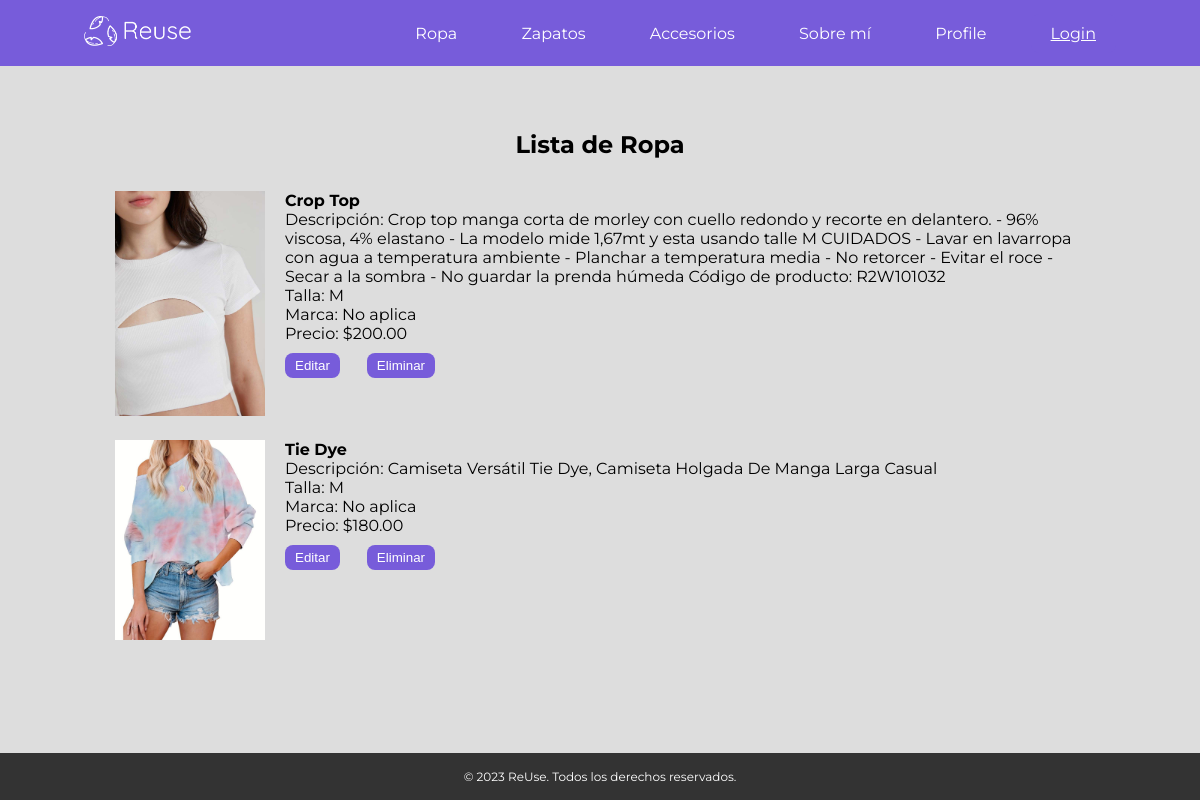
Screenshot of /accounts/lista-ropa/ with the database file from the repository.
### accounts/models.py (models this page shows)
class Ropa(models.Model):
    nombre = models.CharField(max_length=255)
    descripcion = models.TextField()
    talla = models.CharField(max_length=10)
    marca = models.CharField(max_length=100)
    precio = models.DecimalField(max_digits=10, decimal_places=2, default=0.0)
    imagen = models.ImageField(upload_to='media/ropa/')
    usuario = models.ForeignKey(settings.AUTH_USER_MODEL, on_delete=models.CASCADE)

### accounts/views.py (the view)
# urls.py: path('lista-ropa/', views.lista_ropa, name='lista_ropa'),
def lista_ropa(request):
    elementos_ropa = Ropa.objects.all()# pylint: disable=no-member
    return render(request, 'lista_ropa.html', {'ropa': elementos_ropa})

### accounts/templates/lista_ropa.html (shortened to what this page needs)
{% extends 'base.html' %}
{% block content %}
<section class="contenedor">
    <h2>Lista de Ropa</h2>
    <div class="contenedor_listas">
        <ul class="lista">
            {% for ropa in ropa %}
                <li class="item">
                    <div class="div20 imgs">
                        <img src="{{ ropa.imagen.url }}" alt="{{ ropa.nombre }}" width="100">
                    </div>
                    <div class="div80 informacion">
                        <strong>{{ ropa.nombre }}</strong><br>
                        Descripción: {{ ropa.descripcion }}<br>
                        Talla: {{ ropa.talla }}<br>
                        Marca: {{ ropa.marca }}<br>
                        Precio: ${{ ropa.precio }}<br>
                        <div class="acciones">
                            <div class="boton-editar">
                                <form method="post" action="{% url 'editar_ropa' ropa.id %}">
                                    <button type="submit" class="btn btn-primary">Editar</button>
                                </form>
                            </div>
                            <div class="boton-eliminar">
                                <form method="post" action="{% url 'eliminar_ropa' ropa.id %}">
                                    <button type="submit" class="btn btn-danger">Eliminar</button>
                                </form>
                            </div>
                        </div>
                    </div>
                </li>
            {% endfor %}
        </ul>
    </div>
</section>
{% endblock %}

### accounts/templates/base.html (shortened to what this page needs)
<!DOCTYPE HTML>
<html>
	<head>
		{% load static %}
		<link rel="stylesheet" href="{% static 'css/main.css' %}" />
	</head>
	<body>
		<header>
		    <div class="logo">
		        <a href="/accounts/home"><img src="{% static 'imgs/logo.png' %}"  alt="Logo de la tienda"></a>
		    </div>
		    <nav>
		        <ul>
		            <li><a href="/accounts/lista-ropa" class="boton">Ropa</a></li>
		            <li><a href="/accounts/lista-zapatos" class="boton">Zapatos</a></li>
		            <li><a href="/accounts/lista-accesorios" class="boton">Accesorios</a></li>
		            <li><a href="/accounts/sobremi" class="boton">Sobre mí</a></li>
					<li><a href="/accounts/profile" class="boton">Profile</a></li>
					<li>
						{% if user.is_authenticated %}
							<a class="btn btn-primary" href="{% url 'logout' %}">Logout</a>
						{% else %}
							<a class="btn btn-primary" href="{% url 'login' %}">Login</a>
						{% endif %}
		            </li>
		        </ul>
		    </nav>
		</header>
		{% block content %}
		{% endblock %}
		<footer>
		    <div class="copyright">
		        <p>&copy; 2023 ReUse. Todos los derechos reservados.</p>
		    </div>
		</footer>
	</body>
</html>

### accounts/static/css/main.css (style rules this page uses)
* { -webkit-box-sizing: border-box; box-sizing: border-box; margin: 0px; padding: 0px; transition: all 0.3s ease; }
*:before, *:after { -webkit-box-sizing: border-box; box-sizing: border-box; }
body { background-color: #f8f8f8; font-family: 'Livvic', sans-serif; font-family: 'Montserrat', sans-serif; color: #455161; }
header { background-color: #775CDA; color: #fff; padding: 1rem 4rem; display: flex; justify-content: space-between; align-items: center; }
nav ul { list-style: none; padding: 0; margin: 0; }
nav li { display: inline; margin-right: 20px; }
.logo { margin-left: 20px; }
.logo img { width: 50%; }
.boton { color: #fff; padding: 5px 20px; text-decoration: none; }
.contenedor { min-height: calc(100vh - 100px); padding-bottom: 100px; box-sizing: border-box; background-color: #ddd; color:#000; padding: 4rem; }
footer { background-color: #333; color: #fff; position: absolute; bottom: 0; width: 100%; padding: 1rem 4rem; }
.copyright { text-align: center; font-size: 12px; }
h2 { padding-bottom: 2rem; text-align: center; }
.contenedor_listas { width: 100%; height: auto; display: flex; justify-content: center; margin: auto; }
.btn { padding: 10px 20px; background-color: #775cda; border-radius:8px; color: #fff; border: none; cursor: pointer; margin-bottom: 2rem; }
.lista { list-style: none; padding: 0; }
.item { display: flex; justify-content: center; margin-bottom: 20px; }
.div20 { width: 200px; float: left; box-sizing: border-box; }
.div80 { width: 800px; float: left; box-sizing: border-box; }
.imgs { width: 150px; height: auto; margin-right: 20px; }
.imgs img { width: 100%; }
.acciones { width: 150px; display: flex; justify-content: space-between; margin-top: 10px; }
.boton-editar button { border: none; padding: 5px 10px; cursor: pointer; }
.boton-eliminar button { border: none; padding: 5px 10px; cursor: pointer; }

### rows the page displays
Ropa: imagen (picture), nombre "Crop Top", descripcion "Crop top manga corta de morley con cuello redondo y recorte en delantero. - 96% viscosa, 4% elastano - La modelo mide 1,67mt y esta usando talle M CUIDADOS - Lavar en lavarropa con agua a temperatura ambiente - Planchar a temperatura media - No retorcer - Evitar el roce - Secar a la sombra - No guardar la prenda húmeda Código de producto: R2W101032", talla "M", marca "No aplica", precio "200.00"
Ropa: imagen (picture), nombre "Tie Dye", descripcion "Camiseta Versátil Tie Dye, Camiseta Holgada De Manga Larga Casual", talla "M", marca "No aplica", precio "180.00"
